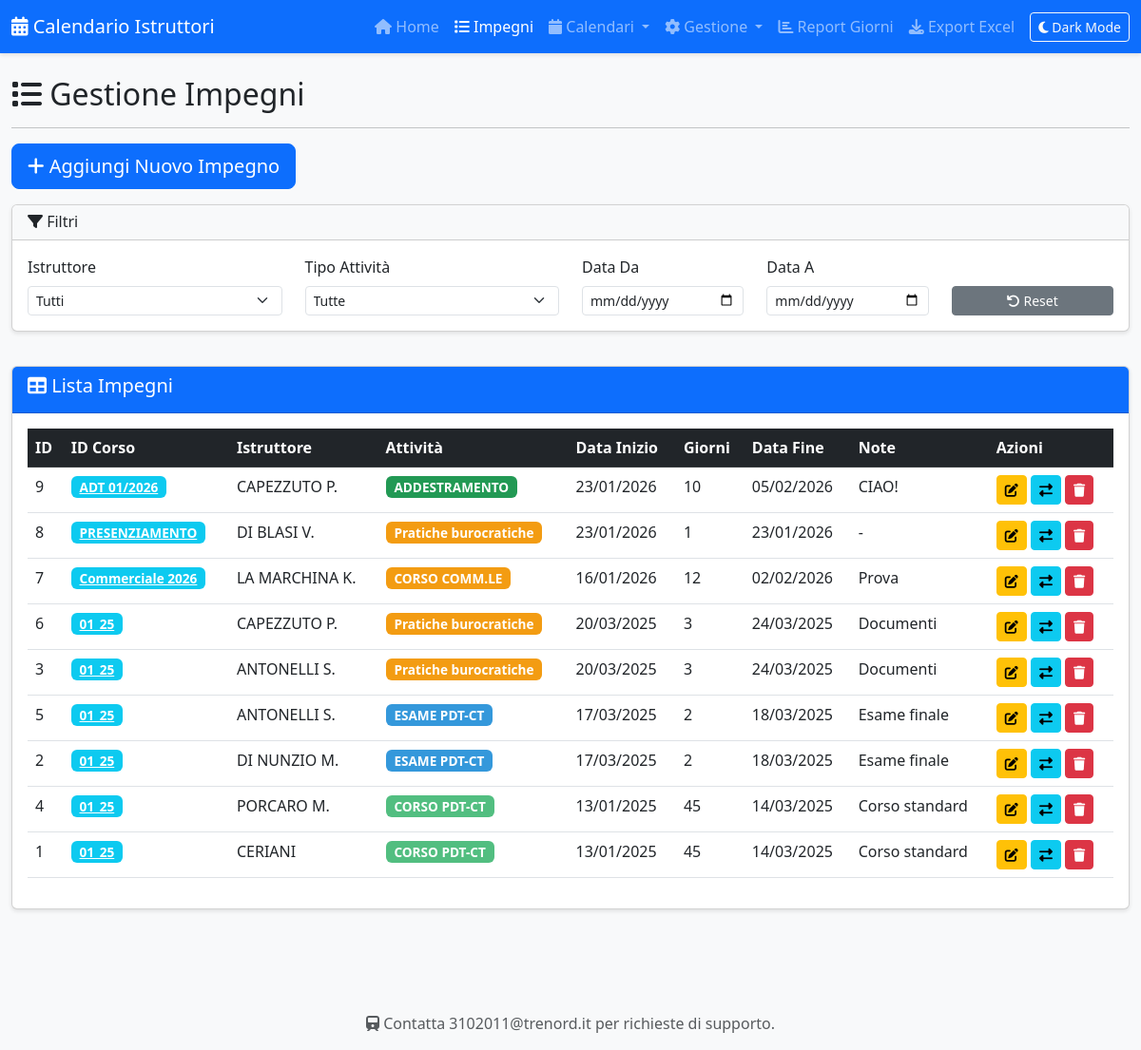
The page /impegni on the database its author committed.
### tables this page shows
CREATE TABLE impegni (
            id INTEGER PRIMARY KEY AUTOINCREMENT,
            id_corso TEXT,
            istruttore_id INTEGER NOT NULL,
            attivita_id INTEGER NOT NULL,
            data_inizio DATE NOT NULL,
            giorni_lavorativi INTEGER NOT NULL,
            data_fine DATE,
            note TEXT,
            creato_il TIMESTAMP DEFAULT CURRENT_TIMESTAMP,
            modificato_il TIMESTAMP DEFAULT CURRENT_TIMESTAMP, giorno_extra_1 TEXT, giorno_extra_2 TEXT, giorno_extra_3 TEXT,
            FOREIGN KEY (istruttore_id) REFERENCES istruttori(id),
            FOREIGN KEY (attivita_id) REFERENCES tipi_attivita(id)
        );

CREATE TABLE istruttori (
            id INTEGER PRIMARY KEY AUTOINCREMENT,
            nome TEXT NOT NULL UNIQUE,
            email TEXT,
            attivo INTEGER DEFAULT 1
        );

CREATE TABLE tipi_attivita (
            id INTEGER PRIMARY KEY AUTOINCREMENT,
            nome TEXT NOT NULL UNIQUE,
            colore TEXT NOT NULL,
            categoria TEXT
        );

### app.py (the view)
@app.route('/impegni')
def impegni():
    conn = get_db()
    istruttori = conn.execute('SELECT * FROM istruttori WHERE attivo = 1 ORDER BY nome').fetchall()
    attivita = conn.execute('SELECT * FROM tipi_attivita ORDER BY categoria, nome').fetchall()
    impegni_list = conn.execute('''
        SELECT i.*, ist.nome as istruttore_nome, ta.nome as attivita_nome, ta.colore
        FROM impegni i
        JOIN istruttori ist ON i.istruttore_id = ist.id
        JOIN tipi_attivita ta ON i.attivita_id = ta.id
        ORDER BY i.data_inizio DESC
    ''').fetchall()
    conn.close()
    return render_template('impegni.html',
                         istruttori=istruttori,
                         attivita=attivita,
                         impegni=impegni_list)

### app.py (called while the page is built)
@app.template_filter('itdate')
def itdate(value):
    try:
        if not value:
            return ''
        s = str(value)
        parts = s.split('T')[0].split('-')
        if len(parts) == 3:
            yyyy, mm, dd = parts
            return f"{dd.zfill(2)}/{mm.zfill(2)}/{yyyy}"
        d = datetime.strptime(s, '%Y-%m-%d')
        return f"{d.day:02d}/{d.month:02d}/{d.year}"
    except Exception:
        try:
            d = datetime.fromisoformat(str(value).split('T')[0])
            return f"{d.day:02d}/{d.month:02d}/{d.year}"
        except Exception:
            return str(value)

### database.py (called while the page is built)
def get_db():
    conn = sqlite3.connect('calendario.db')
    conn.row_factory = sqlite3.Row  # Per accedere alle colonne per nome
    return conn

### templates/impegni.html (shortened to what this page needs)
{% extends "base.html" %}
{% block content %}
<div class="row">
    <div class="col-12">
        <h2><i class="fas fa-list"></i> Gestione Impegni</h2>
        <hr>
    </div>
</div>
<div class="row mb-3">
    <div class="col-12">
        <button class="btn btn-primary btn-lg" data-bs-toggle="modal" data-bs-target="#modalImpegno" onclick="nuovoImpegno()">
            <i class="fas fa-plus"></i> Aggiungi Nuovo Impegno
        </button>
    </div>
</div>
<div class="row mb-3">
    <div class="col-12">
        <div class="card">
            <div class="card-header bg-light">
                <h6 class="mb-0"><i class="fas fa-filter"></i> Filtri</h6>
            </div>
            <div class="card-body">
                <div class="row">
                    <div class="col-md-3">
                        <label class="form-label">Istruttore</label>
                        <select class="form-select form-select-sm" id="filtroIstruttore">
                            <option value="">Tutti</option>
                        </select>
                    </div>
                    <div class="col-md-3">
                        <label class="form-label">Tipo Attività</label>
                        <select class="form-select form-select-sm" id="filtroAttivita">
                            <option value="">Tutte</option>
                        </select>
                    </div>
                    <div class="col-md-2">
                        <label class="form-label">Data Da</label>
                        <input type="date" class="form-control form-control-sm" id="filtroDataDa">
                    </div>
                    <div class="col-md-2">
                        <label class="form-label">Data A</label>
                        <input type="date" class="form-control form-control-sm" id="filtroDataA">
                    </div>
                    <div class="col-md-2 d-flex align-items-end">
                        <button class="btn btn-sm btn-secondary w-100" onclick="resetFiltri()">
                            <i class="fas fa-undo"></i> Reset
                        </button>
                    </div>
                </div>
            </div>
        </div>
    </div>
</div>
<div class="row">
    <div class="col-12">
        <div class="card">
            <div class="card-header bg-primary text-white">
                <h5><i class="fas fa-table"></i> Lista Impegni</h5>
            </div>
            <div class="card-body">
                <div class="table-responsive">
                    <table class="table table-hover" id="tabellaImpegni">
                        <thead class="table-dark">
                            <tr>
                                <th>ID</th>
                                <th>ID Corso</th>
                                <th>Istruttore</th>
                                <th>Attività</th>
                                <th>Data Inizio</th>
                                <th>Giorni</th>
                                <th>Data Fine</th>
                                <th>Note</th>
                                <th>Azioni</th>
                            </tr>
                        </thead>
                        <tbody>
                            {% for imp in impegni %}
                            <tr>
                                <td>{{ imp.id }}</td>
                                <td>
                                    {% if imp.id_corso %}
                                        <a href="/corso/{{ imp.id_corso }}" class="badge bg-info">
                                            {{ imp.id_corso }}
                                        </a>
                                    {% endif %}
                                </td>
                                <td>{{ imp.istruttore_nome }}</td>
                                <td>
                                    <span class="badge" style="background-color: #{{ imp.colore }};">
                                        {{ imp.attivita_nome }}
                                    </span>
                                </td>
                                <td>{{ imp.data_inizio|itdate }}</td>
                                <td>{{ imp.giorni_lavorativi }}</td>
                                <td>{{ imp.data_fine|itdate }}</td>
                                <td>{{ imp.note or '-' }}</td>
                                <td>
                                    <button class="btn btn-sm btn-warning" onclick="modificaImpegno({{ imp.id }})">
                                        <i class="fas fa-edit"></i>
                                    </button>
                                    <button class="btn btn-sm btn-info" onclick="gestioneSostituzioni({{ imp.id }}, '{{ imp.istruttore_nome }}', '{{ imp.attivita_nome }}', '{{ imp.data_inizio }}', '{{ imp.data_fine }}')">
                                        <i class="fas fa-exchange-alt"></i>
                                    </button>
                                    <button class="btn btn-sm btn-danger" onclick="eliminaImpegno({{ imp.id }})">
                                        <i class="fas fa-trash"></i>
                                    </button>
                                </td>
                            </tr>
                            {% endfor %}
                        </tbody>
                    </table>
                </div>
            </div>
        </div>
    </div>
</div>
{% endblock %}

### templates/base.html (shortened to what this page needs)
<!DOCTYPE html>
<html lang="it" xmlns:mso="urn:schemas-microsoft-com:office:office" xmlns:msdt="uuid:C2F41010-65B3-11d1-A29F-00AA00C14882">
<head>
    <link href="https://cdn.jsdelivr.net/npm/bootstrap@5.3.0/dist/css/bootstrap.min.css" rel="stylesheet">
    <link rel="stylesheet" href="https://cdnjs.cloudflare.com/ajax/libs/font-awesome/6.4.0/css/all.min.css">
    <link rel="stylesheet" href="{{ url_for('static', filename='css/style.css') }}">
</head>
<body>
    <nav class="navbar navbar-expand-lg navbar-dark bg-primary">
        <div class="container-fluid">
            <a class="navbar-brand" href="/">
                <i class="fas fa-calendar-alt"></i> Calendario Istruttori
            </a>
            <div class="collapse navbar-collapse" id="navbarNav">
                <ul class="navbar-nav ms-auto">
                    <li class="nav-item">
                        <a class="nav-link {% if request.endpoint == 'index' %}active{% endif %}" href="/">
                            <i class="fas fa-home"></i> Home
                        </a>
                    </li>
                    <li class="nav-item">
                        <a class="nav-link {% if request.endpoint == 'impegni' %}active{% endif %}" href="/impegni">
                            <i class="fas fa-list"></i> Impegni
                        </a>
                    </li>
                    <li class="nav-item dropdown">
                        <a class="nav-link dropdown-toggle" href="#" id="calendariDropdown" role="button" data-bs-toggle="dropdown">
                            <i class="fas fa-calendar"></i> Calendari
                        </a>
                    </li>
                    <li class="nav-item dropdown">
                        <a class="nav-link dropdown-toggle" href="#" id="gestioneDropdown" role="button" data-bs-toggle="dropdown">
                            <i class="fas fa-cog"></i> Gestione
                        </a>
                    </li>
                    <li class="nav-item">
                        <a class="nav-link" href="/report-giorni">
                            <i class="fas fa-chart-bar"></i> Report Giorni
                        </a>
                    </li>
                    <li class="nav-item">
                        <a class="nav-link" href="/export/excel">
                            <i class="fas fa-download"></i> Export Excel
                        </a>
                    </li>
                    <li class="nav-item d-flex align-items-center ms-lg-2 mt-2 mt-lg-0">
                        <button id="btnDarkMode" class="btn btn-sm btn-outline-light" type="button">
                        </button>
                    </li>
                </ul>
            </div>
        </div>
    </nav>
    <main class="container-fluid py-4">
        {% block content %}{% endblock %}
    </main>
    <footer class="bg-light text-center py-3 mt-5">
        <p class="mb-0 text-muted">
            <i class="fas fa-train"></i> Contatta 3102011@trenord.it per richieste di supporto.
        </p>
    </footer>
</body>
</html>

### static/css/style.css (style rules this page uses)
body { font-family: 'Segoe UI', Tahoma, Geneva, Verdana, sans-serif; background-color: #f8f9fa; }
.card { box-shadow: 0 2px 4px rgba(0,0,0,0.1); margin-bottom: 20px; }
.navbar { box-shadow: 0 2px 4px rgba(0,0,0,0.1); }
.table-responsive { max-height: 600px; overflow-y: auto; }
.badge { font-size: 0.85rem; }
.btn { transition: all 0.3s ease; }
.card { transition: all 0.3s ease; }

### rows shown on the page
impegni: id "9", id_corso "ADT 01/2026", istruttore_nome "CAPEZZUTO P.", attivita_nome "ADDESTRAMENTO", data_inizio|itdate "23/01/2026", giorni_lavorativi "10", data_fine|itdate "05/02/2026", note "CIAO!"
impegni: id "8", id_corso "PRESENZIAMENTO", istruttore_nome "DI BLASI V.", attivita_nome "Pratiche burocratiche", data_inizio|itdate "23/01/2026", giorni_lavorativi "1", data_fine|itdate "23/01/2026", note "-"
impegni: id "7", id_corso "Commerciale 2026", istruttore_nome "LA MARCHINA K.", attivita_nome "CORSO COMM.LE", data_inizio|itdate "16/01/2026", giorni_lavorativi "12", data_fine|itdate "02/02/2026", note "Prova"
impegni: id "6", id_corso "01_25", istruttore_nome "CAPEZZUTO P.", attivita_nome "Pratiche burocratiche", data_inizio|itdate "20/03/2025", giorni_lavorativi "3", data_fine|itdate "24/03/2025", note "Documenti"
impegni: id "3", id_corso "01_25", istruttore_nome "ANTONELLI S.", attivita_nome "Pratiche burocratiche", data_inizio|itdate "20/03/2025", giorni_lavorativi "3", data_fine|itdate "24/03/2025", note "Documenti"
impegni: id "5", id_corso "01_25", istruttore_nome "ANTONELLI S.", attivita_nome "ESAME PDT-CT", data_inizio|itdate "17/03/2025", giorni_lavorativi "2", data_fine|itdate "18/03/2025", note "Esame finale"
impegni: id "2", id_corso "01_25", istruttore_nome "DI NUNZIO M.", attivita_nome "ESAME PDT-CT", data_inizio|itdate "17/03/2025", giorni_lavorativi "2", data_fine|itdate "18/03/2025", note "Esame finale"
impegni: id "4", id_corso "01_25", istruttore_nome "PORCARO M.", attivita_nome "CORSO PDT-CT", data_inizio|itdate "13/01/2025", giorni_lavorativi "45", data_fine|itdate "14/03/2025", note "Corso standard"
impegni: id "1", id_corso "01_25", istruttore_nome "CERIANI", attivita_nome "CORSO PDT-CT", data_inizio|itdate "13/01/2025", giorni_lavorativi "45", data_fine|itdate "14/03/2025", note "Corso standard"
